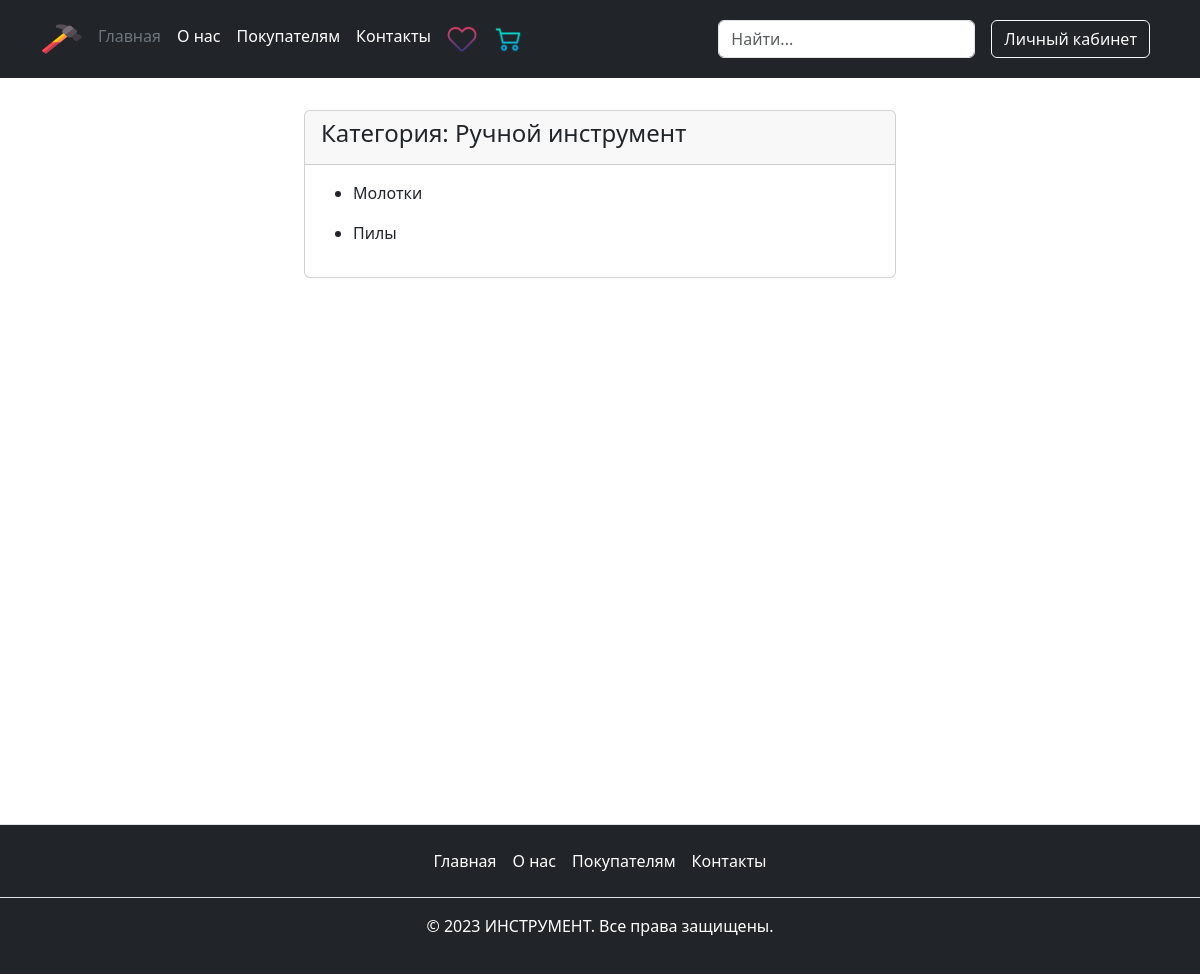
The page /products/category/hand_instrument/ (signed in) on the database its author committed.
### main/models.py (models this page shows, shortened)
class Published(models.Model):
    is_published = models.BooleanField(
        default=True,
        verbose_name='Опубликовано',
        help_text='Снимите галочку, чтобы скрыть публикацию.'
    )
    created_at = models.DateTimeField(
        verbose_name='Добавлено',
        auto_now_add=True
    )
    class Meta:
        abstract = True

class Category(Published):
    title = models.CharField(
        max_length=40,
        verbose_name='Название категории'
    )
    slug = models.SlugField(
        unique=True,
        verbose_name='Идентификатор',
        help_text='Идентификатор страницы для URL;'
                  ' разрешены символы латиницы, цифры,'
                  ' дефис и подчёркивание.'
    )
    image = models.ImageField(
        upload_to='category/',
        null=True,
        blank=True,
        verbose_name='Фото категории'
    )
    class Meta:
        verbose_name = 'категория'
        verbose_name_plural = 'Категории'

class ProductType(Published):
    title = models.CharField(
        max_length=40,
        verbose_name='Название типа продукта'
    )
    slug = models.SlugField(
        unique=True,
        verbose_name='Идентификатор',
        help_text='Идентификатор страницы для URL;'
                  ' разрешены символы латиницы, цифры,'
                  ' дефис и подчёркивание.'
    )
    category = models.ForeignKey(
        Category,
        on_delete=models.CASCADE,
        verbose_name='Категория',
        related_name='types'
    )
    class Meta:
        verbose_name = 'тип продукта'
        verbose_name_plural = 'Типы продуктов'

### main/views.py (the view)
class CategoryDetailView(DetailView):
    model = Category
    template_name = 'main/category/category_detail.html'
    slug_url_kwarg = 'category'
    def get_context_data(self, **kwargs):
        context = super().get_context_data(**kwargs)
        context['product_types'] = ProductType.objects.filter(
            category=self.get_object()
        )
        return context

### templates/main/category/category_detail.html (shortened to what this page needs)
{% extends "base.html" %}
{% block content %}
  <div class="d-flex justify-content-center m-2 ">
    <div class="card col-6 m-4">
      <div class="card-header">
        <h4>Категория: {{ object.title }}</h4>
      </div>
      <div class="card-body">
        {% if object.types.all %}
          {% for type in object.types.all %}
            <ul>
              <li>
                <a href="{% url 'main:product_type_detail' object.slug type.slug %}" class="text-decoration-none text-dark">
                  {{ type.title }}
                </a>
              </li>
            </ul>
          {% endfor %}
        {% else %}
          <p>Здесь пока пусто!</p>
        {% endif %}
      </div>
    </div>
  </div>
{% endblock %}

### static_dev/css/main.css (style rules this page uses)
html { position: relative; min-height: 100%; }

### rows shown on the page
Category: title "Ручной инструмент"
ProductType: title "Молотки"
ProductType: title "Пилы"
